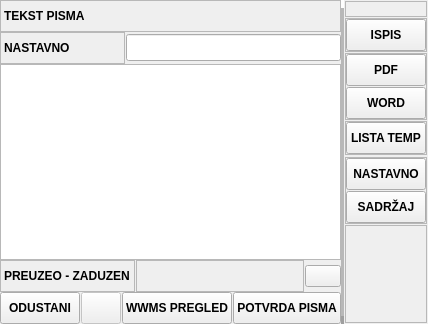
    <widget class="QFrame" name="frame_2">
     <property name="frameShape">
      <enum>QFrame::NoFrame</enum>
     </property>
     <property name="frameShadow">
      <enum>QFrame::Raised</enum>
     </property>
     <layout class="QHBoxLayout" name="horizontalLayout_2">
      <property name="spacing">
       <number>0</number>
      </property>
      <property name="leftMargin">
       <number>0</number>
      </property>
      <property name="topMargin">
       <number>0</number>
      </property>
      <property name="rightMargin">
       <number>0</number>
      </property>
      <property name="bottomMargin">
       <number>0</number>
      </property>
      <item>
       <widget class="QFrame" name="frame_5">
        <property name="frameShape">
         <enum>QFrame::NoFrame</enum>
        </property>
        <property name="frameShadow">
         <enum>QFrame::Raised</enum>
        </property>
        <layout class="QVBoxLayout" name="verticalLayout_4">
         <property name="spacing">
          <number>0</number>
         </property>
         <property name="leftMargin">
          <number>0</number>
         </property>
         <property name="topMargin">
          <number>0</number>
         </property>
         <property name="rightMargin">
          <number>0</number>
         </property>
         <property name="bottomMargin">
          <number>0</number>
         </property>
         <item>
          <widget class="QFrame" name="frame_19">
           <property name="frameShape">
            <enum>QFrame::NoFrame</enum>
           </property>
           <property name="frameShadow">
            <enum>QFrame::Raised</enum>
           </property>
           <layout class="QHBoxLayout" name="horizontalLayout_6">
            <property name="spacing">
             <number>1</number>
            </property>
            <property name="leftMargin">
             <number>0</number>
            </property>
            <property name="topMargin">
             <number>0</number>
            </property>
            <property name="rightMargin">
             <number>0</number>
            </property>
            <property name="bottomMargin">
             <number>0</number>
            </property>
            <item>
             <widget class="QLabel" name="lblTekstPismaTitle">
              <property name="sizePolicy">
               <sizepolicy hsizetype="Preferred" vsizetype="Preferred">
                <horstretch>0</horstretch>
                <verstretch>0</verstretch>
               </sizepolicy>
              </property>
              <property name="minimumSize">
               <size>
                <width>125</width>
                <height>32</height>
               </size>
              </property>
              <property name="font">
               <font>
                <weight>75</weight>
                <bold>true</bold>
               </font>
              </property>
              <property name="toolTip">
               <string>Poziv Na Broj</string>
              </property>
              <property name="frameShape">
               <enum>QFrame::StyledPanel</enum>
              </property>
              <property name="text">
               <string>TEKST PISMA</string>
              </property>
             </widget>
            </item>
           </layout>
          </widget>
         </item>
         <item>
          <widget class="QFrame" name="frame_22">
           <property name="frameShape">
            <enum>QFrame::NoFrame</enum>
           </property>
           <property name="frameShadow">
            <enum>QFrame::Raised</enum>
           </property>
           <layout class="QHBoxLayout" name="horizontalLayout_10">
            <property name="spacing">
             <number>1</number>
            </property>
            <property name="leftMargin">
             <number>0</number>
            </property>
            <property name="topMargin">
             <number>0</number>
            </property>
            <property name="rightMargin">
             <number>0</number>
            </property>
            <property name="bottomMargin">
             <number>0</number>
            </property>
            <item>
             <widget class="QLabel" name="lblPreuzeoZaduzenTitle_2">
              <property name="sizePolicy">
               <sizepolicy hsizetype="Maximum" vsizetype="Preferred">
                <horstretch>0</horstretch>
                <verstretch>0</verstretch>
               </sizepolicy>
              </property>
              <property name="minimumSize">
               <size>
                <width>125</width>
                <height>32</height>
               </size>
              </property>
              <property name="font">
               <font>
                <weight>75</weight>
                <bold>true</bold>
               </font>
              </property>
              <property name="toolTip">
               <string>Poziv Na Broj</string>
              </property>
              <property name="frameShape">
               <enum>QFrame::StyledPanel</enum>
              </property>
              <property name="text">
               <string>NASTAVNO</string>
              </property>
             </widget>
            </item>
            <item>
             <widget class="QLineEdit" name="txtNastavno">
              <property name="sizePolicy">
               <sizepolicy hsizetype="Preferred" vsizetype="Fixed">
                <horstretch>0</horstretch>
                <verstretch>0</verstretch>
               </sizepolicy>
              </property>
              <property name="minimumSize">
               <size>
                <width>0</width>
                <height>27</height>
               </size>
              </property>
             </widget>
            </item>
           </layout>
          </widget>
         </item>
         <item>
          <widget class="QFrame" name="frame_21">
           <property name="frameShape">
            <enum>QFrame::NoFrame</enum>
           </property>
           <property name="frameShadow">
            <enum>QFrame::Raised</enum>
           </property>
           <layout class="QHBoxLayout" name="horizontalLayout_9">
            <property name="spacing">
             <number>1</number>
            </property>
            <property name="leftMargin">
             <number>0</number>
            </property>
            <property name="topMargin">
             <number>0</number>
            </property>
            <property name="rightMargin">
             <number>0</number>
            </property>
            <property name="bottomMargin">
             <number>0</number>
            </property>
            <item>
             <widget class="QTextEdit" name="txtPismo">
              <property name="sizePolicy">
               <sizepolicy hsizetype="Expanding" vsizetype="Expanding">
                <horstretch>0</horstretch>
                <verstretch>0</verstretch>
               </sizepolicy>
              </property>
             </widget>
            </item>
           </layout>
          </widget>
         </item>
         <item>
          <widget class="QFrame" name="frame_20">
           <property name="frameShape">
            <enum>QFrame::NoFrame</enum>
           </property>
           <property name="frameShadow">
            <enum>QFrame::Raised</enum>
           </property>
           <layout class="QHBoxLayout" name="horizontalLayout_8">
            <property name="spacing">
             <number>1</number>
            </property>
            <property name="leftMargin">
             <number>0</number>
            </property>
            <property name="topMargin">
             <number>0</number>
            </property>
            <property name="rightMargin">
             <number>0</number>
            </property>
            <property name="bottomMargin">
             <number>0</number>
            </property>
            <item>
             <widget class="QLabel" name="lblOdgovornaOsobaTitle">
              <property name="sizePolicy">
               <sizepolicy hsizetype="Maximum" vsizetype="Preferred">
                <horstretch>0</horstretch>
                <verstretch>0</verstretch>
               </sizepolicy>
              </property>
              <property name="minimumSize">
               <size>
                <width>125</width>
                <height>32</height>
               </size>
              </property>
              <property name="font">
               <font>
                <weight>75</weight>
                <bold>true</bold>
               </font>
              </property>
              <property name="toolTip">
               <string>Poziv Na Broj</string>
              </property>
              <property name="frameShape">
               <enum>QFrame::StyledPanel</enum>
              </property>
              <property name="text">
               <string>PREUZEO - ZADUZEN</string>
              </property>
             </widget>
            </item>
            <item>
             <widget class="QLabel" name="lblOdgovornaOsoba">
              <property name="font">
               <font>
                <weight>75</weight>
                <bold>true</bold>
               </font>
              </property>
              <property name="frameShape">
               <enum>QFrame::StyledPanel</enum>
              </property>
              <property name="text">
               <string/>
              </property>
              <property name="alignment">
               <set>Qt::AlignLeading|Qt::AlignLeft|Qt::AlignVCenter</set>
              </property>
             </widget>
            </item>
            <item>
             <widget class="QPushButton" name="btnGo2_4">
              <property name="sizePolicy">
               <sizepolicy hsizetype="Maximum" vsizetype="Fixed">
                <horstretch>0</horstretch>
                <verstretch>0</verstretch>
               </sizepolicy>
              </property>
              <property name="maximumSize">
               <size>
                <width>36</width>
                <height>16777215</height>
               </size>
              </property>
              <property name="cursor">
               <cursorShape>PointingHandCursor</cursorShape>
              </property>
              <property name="toolTip">
               <string>Filter</string>
              </property>
              <property name="icon">
               <iconset resource="../../../resources/DonatForm.qrc">
                <normaloff>:/InDonat/Forms/images/icon_bullets.gif</normaloff>:/InDonat/Forms/images/icon_bullets.gif</iconset>
              </property>
              <property name="autoExclusive">
               <bool>true</bool>
              </property>
             </widget>
            </item>
           </layout>
          </widget>
         </item>
         <item>
          <widget class="QFrame" name="frame_23">
           <property name="frameShape">
            <enum>QFrame::NoFrame</enum>
           </property>
           <property name="frameShadow">
            <enum>QFrame::Raised</enum>
           </property>
           <layout class="QHBoxLayout" name="horizontalLayout_7">
            <property name="spacing">
             <number>1</number>
            </property>
            <property name="leftMargin">
             <number>0</number>
            </property>
            <property name="topMargin">
             <number>0</number>
            </property>
            <property name="rightMargin">
             <number>0</number>
            </property>
            <property name="bottomMargin">
             <number>0</number>
            </property>
            <item>
             <widget class="QPushButton" name="btnZatvori">
              <property name="minimumSize">
               <size>
                <width>0</width>
                <height>32</height>
               </size>
              </property>
              <property name="font">
               <font>
                <weight>75</weight>
                <bold>true</bold>
               </font>
              </property>
              <property name="cursor">
               <cursorShape>PointingHandCursor</cursorShape>
              </property>
              <property name="text">
               <string>ODUSTANI</string>
              </property>
              <property name="icon">
               <iconset resource="../../../resources/DonatForm.qrc">
                <normaloff>:/InDonat/Forms/images/CLOSE.GIF</normaloff>:/InDonat/Forms/images/CLOSE.GIF</iconset>
              </property>
             </widget>
            </item>
            <item>
             <widget class="QPushButton" name="btnProvjeraZaduzen">
              <property name="enabled">
               <bool>false</bool>
              </property>
              <property name="minimumSize">
               <size>
                <width>0</width>
                <height>32</height>
               </size>
              </property>
              <property name="font">
               <font>
                <weight>75</weight>
                <bold>true</bold>
               </font>
              </property>
              <property name="cursor">
               <cursorShape>PointingHandCursor</cursorShape>
              </property>
              <property name="toolTip">
               <string>Na ovo ima pravo samo DJUHAS!</string>
              </property>
             </widget>
            </item>
            <item>
             <widget class="QPushButton" name="btnWwmsPregled">
              <property name="minimumSize">
               <size>
                <width>0</width>
                <height>32</height>
               </size>
              </property>
              <property name="font">
               <font>
                <weight>75</weight>
                <bold>true</bold>
               </font>
              </property>
              <property name="cursor">
               <cursorShape>PointingHandCursor</cursorShape>
              </property>
              <property name="text">
               <string>WWMS PREGLED</string>
              </property>
             </widget>
            </item>
            <item>
             <widget class="QPushButton" name="btnPotvrda">
              <property name="minimumSize">
               <size>
                <width>0</width>
                <height>32</height>
               </size>
              </property>
              <property name="font">
               <font>
                <weight>75</weight>
                <bold>true</bold>
               </font>
              </property>
              <property name="cursor">
               <cursorShape>PointingHandCursor</cursorShape>
              </property>
              <property name="text">
               <string>POTVRDA PISMA</string>
              </property>
              <property name="icon">
               <iconset resource="../../../resources/DonatForm.qrc">
                <normaloff>:/InDonat/Forms/images/OK.gif</normaloff>:/InDonat/Forms/images/OK.gif</iconset>
              </property>
             </widget>
            </item>
           </layout>
          </widget>
         </item>
        </layout>
       </widget>
      </item>
      <item>
       <widget class="Line" name="line_2">
        <property name="frameShadow">
         <enum>QFrame::Raised</enum>
        </property>
        <property name="lineWidth">
         <number>8</number>
        </property>
        <property name="midLineWidth">
         <number>8</number>
        </property>
        <property name="orientation">
         <enum>Qt::Vertical</enum>
        </property>
       </widget>
      </item>
      <item>
       <widget class="QFrame" name="frame_6">
        <property name="frameShape">
         <enum>QFrame::NoFrame</enum>
        </property>
        <property name="frameShadow">
         <enum>QFrame::Raised</enum>
        </property>
        <layout class="QVBoxLayout" name="verticalLayout_5">
         <property name="spacing">
          <number>1</number>
         </property>
         <property name="leftMargin">
          <number>1</number>
         </property>
         <property name="topMargin">
          <number>1</number>
         </property>
         <property name="rightMargin">
          <number>1</number>
         </property>
         <property name="bottomMargin">
          <number>1</number>
         </property>
         <item>
          <widget class="QFrame" name="frame_24">
           <property name="frameShape">
            <enum>QFrame::NoFrame</enum>
           </property>
           <property name="frameShadow">
            <enum>QFrame::Raised</enum>
           </property>
           <layout class="QHBoxLayout" name="horizontalLayout_4">
            <property name="spacing">
             <number>0</number>
            </property>
            <property name="leftMargin">
             <number>0</number>
            </property>
            <property name="topMargin">
             <number>0</number>
            </property>
            <property name="rightMargin">
             <number>0</number>
            </property>
            <property name="bottomMargin">
             <number>0</number>
            </property>
            <item>
             <widget class="QLabel" name="lblPrigovor2Title_4">
              <property name="sizePolicy">
               <sizepolicy hsizetype="Preferred" vsizetype="Maximum">
                <horstretch>0</horstretch>
                <verstretch>0</verstretch>
               </sizepolicy>
              </property>
              <property name="minimumSize">
               <size>
                <width>0</width>
                <height>0</height>
               </size>
              </property>
              <property name="maximumSize">
               <size>
                <width>16777215</width>
                <height>28</height>
               </size>
              </property>
              <property name="font">
               <font>
                <weight>75</weight>
                <bold>true</bold>
               </font>
              </property>
              <property name="toolTip">
               <string>Poziv Na Broj</string>
              </property>
              <property name="frameShape">
               <enum>QFrame::StyledPanel</enum>
              </property>
              <property name="text">
               <string/>
              </property>
             </widget>
            </item>
           </layout>
          </widget>
         </item>
         <item>
          <widget class="QFrame" name="frame_30">
           <property name="frameShape">
            <enum>QFrame::StyledPanel</enum>
           </property>
           <property name="frameShadow">
            <enum>QFrame::Raised</enum>
           </property>
           <layout class="QVBoxLayout" name="verticalLayout_8">
            <property name="spacing">
             <number>1</number>
            </property>
            <property name="leftMargin">
             <number>0</number>
            </property>
            <property name="topMargin">
             <number>0</number>
            </property>
            <property name="rightMargin">
             <number>0</number>
            </property>
            <property name="bottomMargin">
             <number>0</number>
            </property>
            <item>
             <widget class="QPushButton" name="btnIspis">
              <property name="minimumSize">
               <size>
                <width>0</width>
                <height>32</height>
               </size>
              </property>
              <property name="font">
               <font>
                <weight>75</weight>
                <bold>true</bold>
               </font>
              </property>
              <property name="cursor">
               <cursorShape>PointingHandCursor</cursorShape>
              </property>
              <property name="text">
               <string>ISPIS</string>
              </property>
              <property name="icon">
               <iconset resource="../../../resources/DonatForm.qrc">
                <normaloff>:/InDonat/Forms/images/print.gif</normaloff>:/InDonat/Forms/images/print.gif</iconset>
              </property>
             </widget>
            </item>
           </layout>
          </widget>
         </item>
         <item>
          <widget class="QFrame" name="frame_27">
           <property name="frameShape">
            <enum>QFrame::StyledPanel</enum>
           </property>
           <property name="frameShadow">
            <enum>QFrame::Raised</enum>
           </property>
           <layout class="QVBoxLayout" name="verticalLayout_7">
            <property name="spacing">
             <number>1</number>
            </property>
            <property name="leftMargin">
             <number>0</number>
            </property>
            <property name="topMargin">
             <number>0</number>
            </property>
            <property name="rightMargin">
             <number>0</number>
            </property>
            <property name="bottomMargin">
             <number>0</number>
            </property>
            <item>
             <widget class="QPushButton" name="btnPdf">
              <property name="minimumSize">
               <size>
                <width>0</width>
                <height>32</height>
               </size>
              </property>
              <property name="font">
               <font>
                <weight>75</weight>
                <bold>true</bold>
               </font>
              </property>
              <property name="cursor">
               <cursorShape>PointingHandCursor</cursorShape>
              </property>
              <property name="text">
               <string>PDF</string>
              </property>
              <property name="icon">
               <iconset resource="../../../resources/DonatForm.qrc">
                <normaloff>:/InDonat/Forms/images/pdf_icon_big.jpg</normaloff>:/InDonat/Forms/images/pdf_icon_big.jpg</iconset>
              </property>
              <property name="iconSize">
               <size>
                <width>16</width>
                <height>16</height>
               </size>
              </property>
             </widget>
            </item>
            <item>
             <widget class="QPushButton" name="btnWord">
              <property name="minimumSize">
               <size>
                <width>0</width>
                <height>32</height>
               </size>
              </property>
              <property name="font">
               <font>
                <weight>75</weight>
                <bold>true</bold>
               </font>
              </property>
              <property name="cursor">
               <cursorShape>PointingHandCursor</cursorShape>
              </property>
              <property name="text">
               <string>WORD</string>
              </property>
              <property name="icon">
               <iconset resource="../../../resources/DonatForm.qrc">
                <normaloff>:/InDonat/Forms/images/word.gif</normaloff>:/InDonat/Forms/images/word.gif</iconset>
              </property>
             </widget>
            </item>
           </layout>
          </widget>
         </item>
         <item>
          <widget class="QFrame" name="frame_29">
           <property name="frameShape">
            <enum>QFrame::StyledPanel</enum>
           </property>
           <property name="frameShadow">
            <enum>QFrame::Raised</enum>
           </property>
           <layout class="QVBoxLayout" name="verticalLayout_6">
            <property name="spacing">
             <number>1</number>
            </property>
            <property name="leftMargin">
             <number>0</number>
            </property>
            <property name="topMargin">
             <number>0</number>
            </property>
            <property name="rightMargin">
             <number>0</number>
            </property>
            <property name="bottomMargin">
             <number>0</number>
            </property>
            <item>
             <widget class="QPushButton" name="btnListaTemp">
              <property name="minimumSize">
               <size>
                <width>0</width>
                <height>32</height>
               </size>
              </property>
              <property name="font">
               <font>
                <weight>75</weight>
                <bold>true</bold>
               </font>
              </property>
              <property name="cursor">
               <cursorShape>PointingHandCursor</cursorShape>
              </property>
              <property name="text">
               <string>LISTA TEMP</string>
              </property>
              <property name="icon">
               <iconset resource="../../../resources/DonatForm.qrc">
                <normaloff>:/InDonat/Forms/images/icon_bullets.gif</normaloff>:/InDonat/Forms/images/icon_bullets.gif</iconset>
              </property>
              <property name="iconSize">
               <size>
                <width>16</width>
                <height>16</height>
               </size>
              </property>
             </widget>
            </item>
           </layout>
          </widget>
         </item>
         <item>
          <widget class="QFrame" name="frame_26">
           <property name="frameShape">
            <enum>QFrame::StyledPanel</enum>
           </property>
           <property name="frameShadow">
            <enum>QFrame::Raised</enum>
           </property>
          </widget>
         </item>
         <item>
          <widget class="QFrame" name="frame_28">
           <property name="frameShape">
            <enum>QFrame::StyledPanel</enum>
           </property>
           <property name="frameShadow">
            <enum>QFrame::Raised</enum>
           </property>
           <layout class="QVBoxLayout" name="verticalLayout_9">
            <property name="spacing">
             <number>1</number>
            </property>
            <property name="leftMargin">
             <number>0</number>
            </property>
            <property name="topMargin">
             <number>0</number>
            </property>
            <property name="rightMargin">
             <number>0</number>
            </property>
            <property name="bottomMargin">
             <number>0</number>
            </property>
            <item>
             <widget class="QPushButton" name="btnNastavno">
              <property name="minimumSize">
               <size>
                <width>0</width>
                <height>32</height>
               </size>
              </property>
              <property name="font">
               <font>
                <weight>75</weight>
                <bold>true</bold>
               </font>
              </property>
              <property name="cursor">
               <cursorShape>PointingHandCursor</cursorShape>
              </property>
              <property name="text">
               <string>NASTAVNO</string>
              </property>
              <property name="icon">
               <iconset resource="../../../resources/DonatForm.qrc">
                <normaloff>:/InDonat/Forms/images/DEL.GIF</normaloff>:/InDonat/Forms/images/DEL.GIF</iconset>
              </property>
             </widget>
            </item>
            <item>
             <widget class="QPushButton" name="btnSadrzaj">
              <property name="minimumSize">
               <size>
                <width>0</width>
                <height>32</height>
               </size>
              </property>
              <property name="font">
               <font>
                <weight>75</weight>
                <bold>true</bold>
               </font>
              </property>
              <property name="cursor">
               <cursorShape>PointingHandCursor</cursorShape>
              </property>
              <property name="text">
               <string>SADRŽAJ</string>
              </property>
              <property name="icon">
               <iconset resource="../../../resources/DonatForm.qrc">
                <normaloff>:/InDonat/Forms/images/DEL.GIF</normaloff>:/InDonat/Forms/images/DEL.GIF</iconset>
              </property>
             </widget>
            </item>
           </layout>
          </widget>
         </item>
         <item>
          <widget class="QFrame" name="frame_25">
           <property name="frameShape">
            <enum>QFrame::StyledPanel</enum>
           </property>
           <property name="frameShadow">
            <enum>QFrame::Raised</enum>
           </property>
           <layout class="QVBoxLayout" name="verticalLayout_10">
            <item>
             <spacer name="verticalSpacer">
              <property name="orientation">
               <enum>Qt::Vertical</enum>
              </property>
              <property name="sizeHint" stdset="0">
               <size>
                <width>20</width>
                <height>78</height>
               </size>
              </property>
             </spacer>
            </item>
           </layout>
          </widget>
         </item>
        </layout>
       </widget>
      </item>
     </layout>
    </widget>
